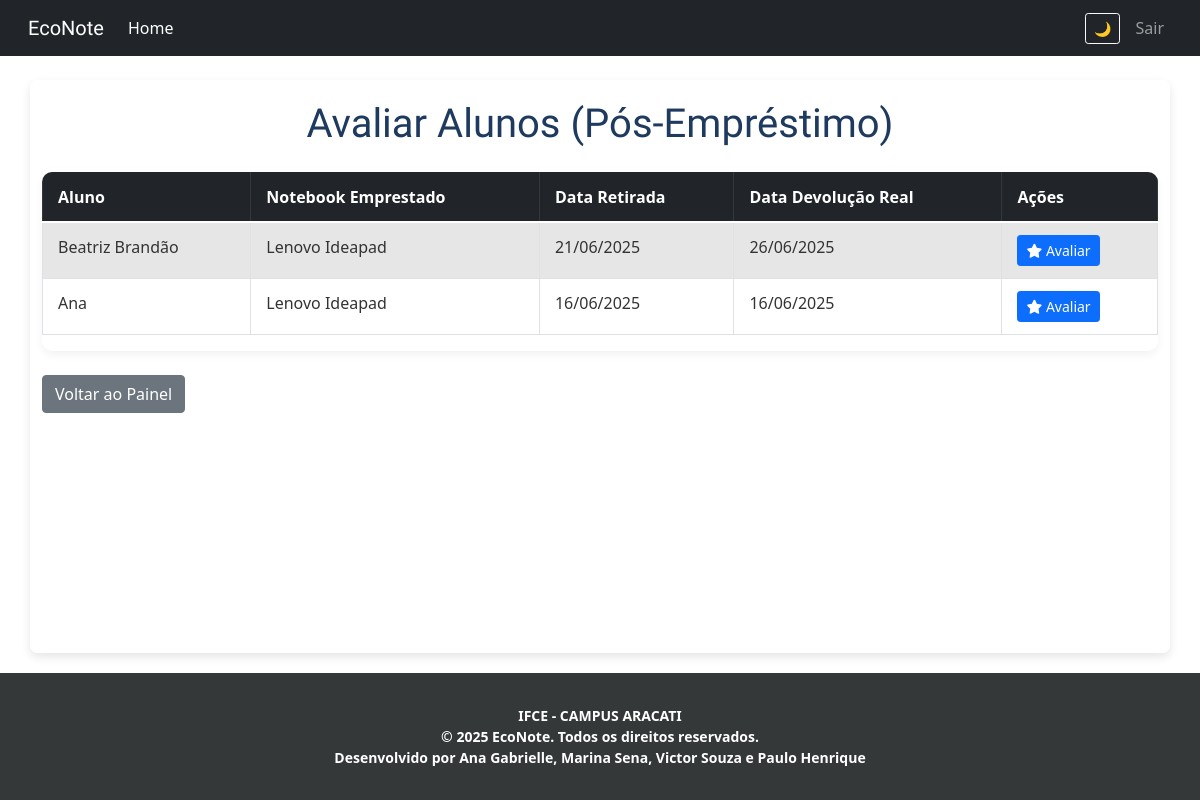
/avaliar-alunos/ (signed in), run on an earlier commit of the app's database.
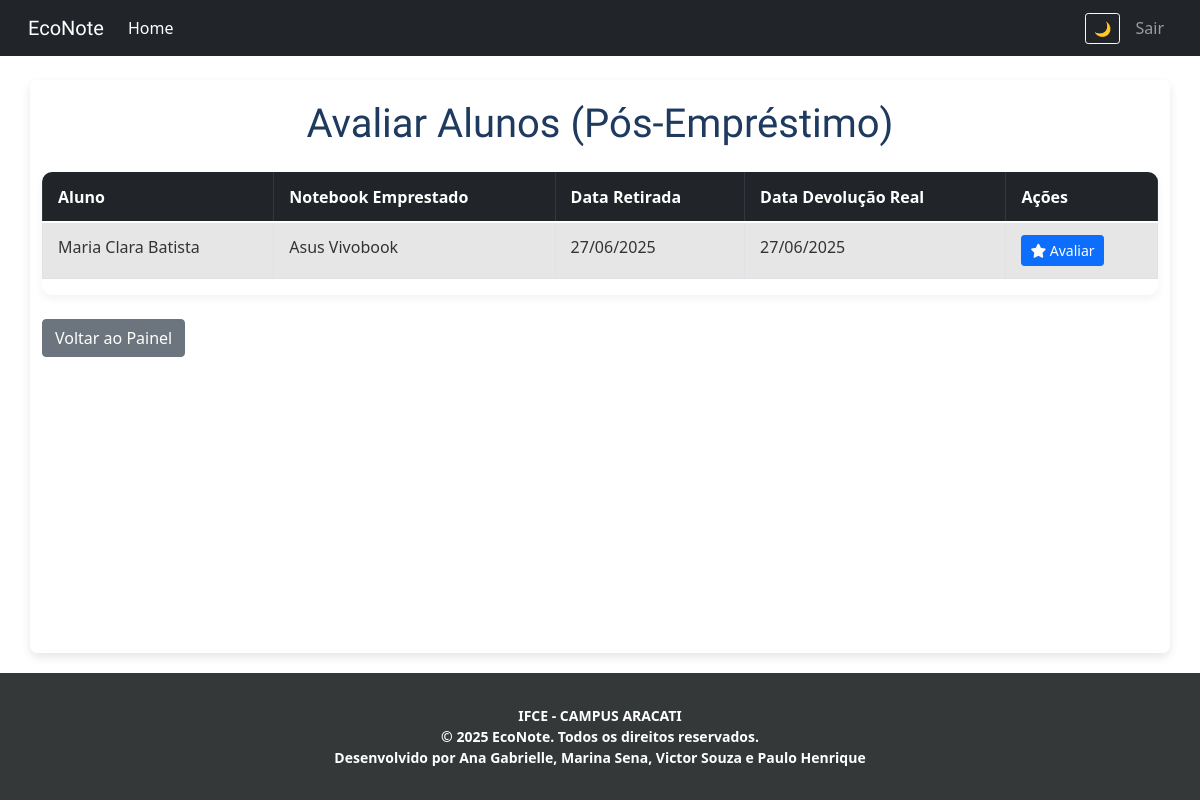
And on a later commit of the database.
### EconoteApp/models.py (models this page shows, shortened)
class EmprestimoNotebook(models.Model):
    STATUS_EMPRESTIMO_CHOICES = [
        ('emprestado', 'Emprestado'),
        ('devolvido', 'Devolvido'),
        ('atrasado', 'Atrasado'),
        ('cancelado', 'Cancelado'),
    ]
    solicitacao = models.OneToOneField(
        'SolicitacaoNotebook',
        on_delete=models.CASCADE,
        related_name='emprestimo',
        help_text="Solicitação que originou este empréstimo."
    )
    notebook = models.ForeignKey(
        'Notebook',
        on_delete=models.CASCADE,
        help_text="Notebook emprestado."
    )
    aluno = models.ForeignKey(
        User,
        on_delete=models.CASCADE,
        help_text="Aluno que recebeu o empréstimo."
    )
    data_retirada = models.DateField(
        default=timezone.now,
        help_text="Data em que o notebook foi retirado."
    )
    data_prevista_devolucao = models.DateField(
        null=True, blank=True,
        help_text="Data prevista para a devolução do notebook."
    )
    data_devolucao_real = models.DateField(
        null=True, blank=True,
        help_text="Data real da devolução do notebook."
    )
    status_emprestimo = models.CharField(
        max_length=20,
        choices=STATUS_EMPRESTIMO_CHOICES,
        default='emprestado',
        help_text="Status atual do empréstimo."
    )
    avaliado_por_admin = models.ForeignKey(
        User,
        on_delete=models.SET_NULL,
        null=True, blank=True,
        related_name='emprestimos_administrados',
        help_text="Administrador que registrou/gerenciou o empréstimo."
    )
    class Meta:
        verbose_name = "Empréstimo de Notebook"
        verbose_name_plural = "Empréstimos de Notebooks"

class Notebook(models.Model):
    STATUS_CHOICES = [
        ('disponivel', 'Disponível'),
        ('emprestado', 'Emprestado'),
        ('manutencao', 'Em manutenção'),
        ('reciclado', 'Reciclado'),
        ('pendente', 'Pendente'),
        ('recebido', 'Recebido'),
    ]
    marca = models.CharField(max_length=100)
    modelo = models.CharField(max_length=100)
    processador = models.CharField(max_length=100, verbose_name="Processador")
    memoria_ram = models.CharField(max_length=50, verbose_name="Memória RAM")
    armazenamento = models.CharField(max_length=50, verbose_name="Armazenamento")
    imagem = models.ImageField(upload_to='notebooks/', null=True, blank=True)
    informacoes_extras = models.TextField(blank=True, null=True, verbose_name="Informações extras")
    usuario = models.ForeignKey(User, on_delete=models.CASCADE, verbose_name="Usuário Doador/Cadastrador")
    data_cadastro = models.DateTimeField(auto_now_add=True, verbose_name="Data de Cadastro")
    data_entrega = models.DateField(verbose_name="Data de entrega para o responsável", null=True, blank=True)
    status = models.CharField(
        max_length=20,
        choices=STATUS_CHOICES,
        default='pendente',
        help_text="Atualize o status conforme o ciclo de uso do notebook."
    )
    validado = models.BooleanField(default=False, help_text="Indica se o notebook foi validado pelo administrador.")
    em_uso = models.BooleanField(default=False, help_text="Indica se o notebook está atualmente em uso.")
    data_reciclagem = models.DateField(
        null=True, blank=True,
        verbose_name="Data da Reciclagem",
        help_text="Data em que o notebook foi marcado como reciclado."
    )
    destino_reciclagem = models.TextField(
        blank=True, null=True,
        verbose_name="Destino/Reaproveitamento da Reciclagem",
        help_text="Detalhes sobre para onde o notebook foi reciclado ou como seus componentes foram reaproveitados."
    )

### EconoteApp/views.py (the view, shortened to what this page needs)
# urls.py: path('avaliar-alunos/', views.avaliar_aluno_view, name='avaliar_aluno'),
@login_required
@user_passes_test(is_admin)
def avaliar_aluno_view(request):
    emprestimos_para_avaliar = EmprestimoNotebook.objects.filter(
        status_emprestimo='devolvido',
        avaliacao_aluno__isnull=True
    ).order_by('-data_devolucao_real')
    return render(request, 'projeto/avaliar_aluno.html', {
        'emprestimos_para_avaliar': emprestimos_para_avaliar,
        'recomendacao_choices': AvaliacaoAluno.RECOMENDACAO_CHOICES,
    })

### EconoteApp/views.py (called while the page is built)
def is_admin(user):
    return user.is_superuser

### EconoteApp/templates/projeto/avaliar_aluno.html (shortened to what this page needs)
{% extends 'projeto/base.html' %}
{% load static %}
{% block assunto %}
<link rel="stylesheet" href="https://stackpath.bootstrapcdn.com/bootstrap/4.1.3/css/bootstrap.min.css">
<link rel="stylesheet" href="https://cdnjs.cloudflare.com/ajax/libs/font-awesome/6.5.0/css/all.min.css">
<link rel="stylesheet" href="{% static 'css/avaliar_aluno.css' %}">
{% endblock %}
{% block conteudo %}
<nav class="navbar navbar-expand-lg navbar-dark bg-dark">
    <div class="container-fluid">
        <a class="navbar-brand navbar-font" href="{% url 'home_ADM' %}">EcoNote</a>
        <div class="collapse navbar-collapse justify-content-between" id="navbarSupportedContent">
            <ul class="navbar-nav">
                <li class="nav-item"><a class="nav-link active" href="{% url 'home_ADM' %}">Home</a></li>
            </ul>
            <ul class="navbar-nav">
                <li class="nav-item d-flex align-items-center">
                    <button id="toggle-mode" title="Alternar tema" aria-label="Alternar modo" class="btn btn-sm btn-outline-light mr-2">🌙</button>
                    <a class="nav-link logout-link" href="{% url 'logout' %}" onclick="return confirmarLogout()">Sair</a>
                </li>
            </ul>
        </div>
    </div>
</nav>
<div class="main-content container mt-4">
    <h1 class="page-title text-center mb-4">Avaliar Alunos (Pós-Empréstimo)</h1>
    {% if emprestimos_para_avaliar %}
        <div class="table-responsive">
            <table class="table table-striped table-bordered">
                <thead class="thead-dark">
                    <tr>
                        <th>Aluno</th>
                        <th>Notebook Emprestado</th>
                        <th>Data Retirada</th>
                        <th>Data Devolução Real</th>
                        <th>Ações</th>
                    </tr>
                </thead>
                <tbody>
                    {% for emprestimo in emprestimos_para_avaliar %}
                        <tr>
                            <td>{{ emprestimo.aluno.get_full_name }}</td>
                            <td>{{ emprestimo.notebook.marca }} {{ emprestimo.notebook.modelo }}</td>
                            <td>{{ emprestimo.data_retirada|date:"d/m/Y" }}</td>
                            <td>{{ emprestimo.data_devolucao_real|date:"d/m/Y" }}</td>
                            <td>
                                <button type="button" class="btn btn-primary btn-sm" data-toggle="modal" data-target="#avaliarAlunoModal{{ emprestimo.id }}">
                                    <i class="fas fa-star"></i> Avaliar
                                </button>
                            </td>
                        </tr>
                    {% endfor %}
                </tbody>
            </table>
        </div>
    {% else %}
        <div class="alert alert-info text-center">Nenhum empréstimo devolvido pendente de avaliação.</div>
    {% endif %}
    <a href="{% url 'home_ADM' %}" class="btn btn-secondary mt-4">Voltar ao Painel</a>
</div>
<footer>
    <div class="footer-info text-center py-3">
        IFCE - CAMPUS ARACATI <br>
        © 2025 EcoNote. Todos os direitos reservados.<br>
        Desenvolvido por Ana Gabrielle, Marina Sena, Victor Souza e Paulo Henrique
    </div>
</footer>
{% endblock %}

What changed in the data, as far as the page shows it:
removed EmprestimoNotebook: aluno.get_full_name "Beatriz Brandão", notebook.marca "Lenovo", notebook.modelo "Ideapad", data_retirada "21/06/2025", data_devolucao_real "26/06/2025"
removed EmprestimoNotebook: aluno.get_full_name "Ana", notebook.marca "Lenovo", notebook.modelo "Ideapad", data_retirada "16/06/2025", data_devolucao_real "16/06/2025"
added EmprestimoNotebook: aluno.get_full_name "Maria Clara Batista", notebook.marca "Asus", notebook.modelo "Vivobook", data_retirada "27/06/2025", data_devolucao_real "27/06/2025"
